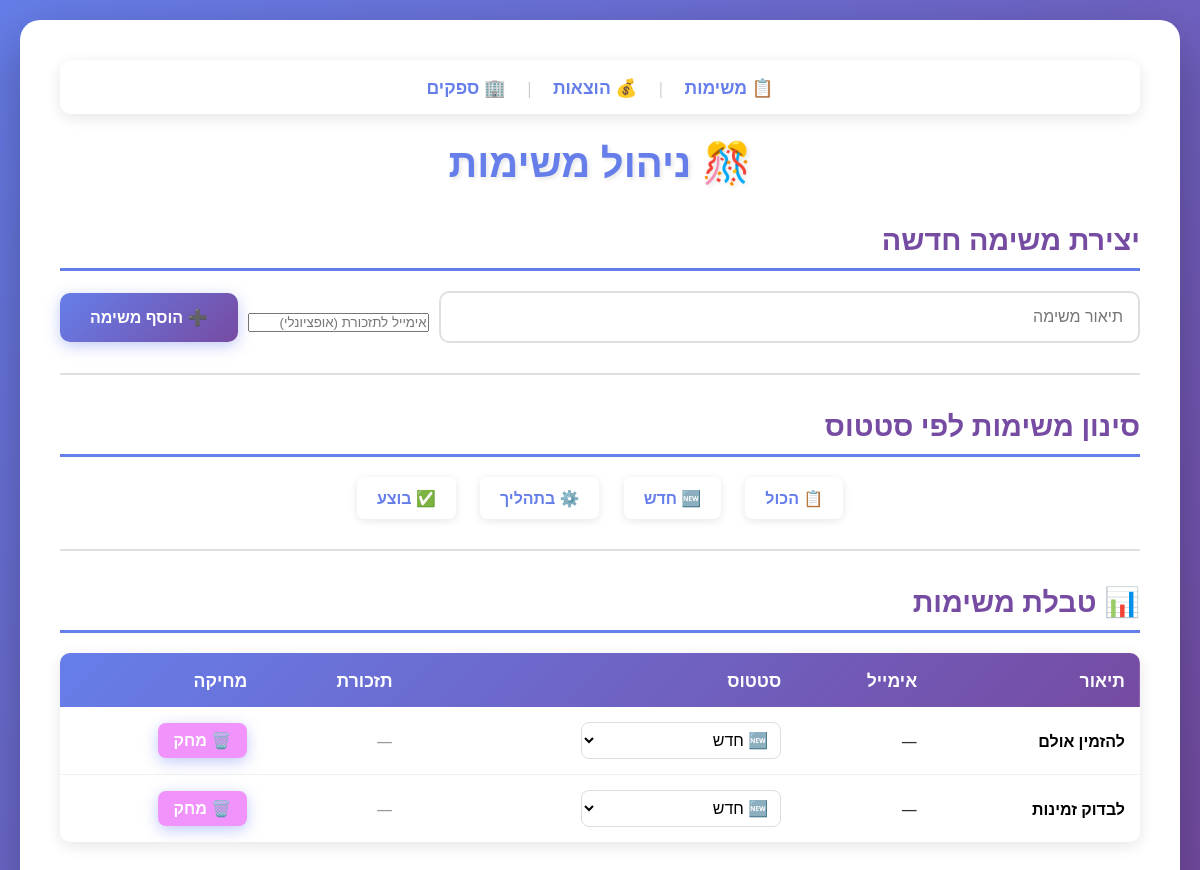
Page /tasks?status=חדש on the committed database.
### tables this page shows
CREATE TABLE tasks (
    id INTEGER PRIMARY KEY AUTOINCREMENT,
    title TEXT NOT NULL,
    status TEXT DEFAULT 'חדש'
, description TEXT, email TEXT);

### app.py (the view)
@app.route('/tasks')
def tasks():
    status_filter = request.args.get('status')
    conn = sqlite3.connect('database.db')
    conn.row_factory = sqlite3.Row
    c = conn.cursor()
    if status_filter:
        c.execute('SELECT * FROM tasks WHERE status = ?', (status_filter,))
    else:
        c.execute('SELECT * FROM tasks')
    tasks = c.fetchall()
    conn.close()
    return render_template('tasks.html', tasks=tasks)

### templates/tasks.html (shortened to what this page needs)
<!DOCTYPE html>
<html lang="he">
<head>
    <link rel="stylesheet" href="{{ url_for('static', filename='css/style.css') }}">
</head>
<body>
    <div class="container">
        <nav style="background: rgba(255,255,255,0.95); padding: 15px; border-radius: 12px; margin-bottom: 20px; text-align: center; box-shadow: 0 4px 15px rgba(0,0,0,0.1);">
            <a href="/tasks" style="margin: 0 15px; font-size: 1.1rem; text-decoration: none; color: #667eea; font-weight: bold; transition: all 0.3s;">📋 משימות</a>
            <span style="color: #ccc;">|</span>
            <a href="/budget" style="margin: 0 15px; font-size: 1.1rem; text-decoration: none; color: #667eea; transition: all 0.3s;">💰 הוצאות</a>
            <span style="color: #ccc;">|</span>
            <a href="/suppliers" style="margin: 0 15px; font-size: 1.1rem; text-decoration: none; color: #667eea; transition: all 0.3s;">🏢 ספקים</a>
        </nav>
        <h1>🎊 ניהול משימות</h1>
        <h2>יצירת משימה חדשה</h2>
        <form action="/tasks/create" method="post">
            <input type="text" name="description" placeholder="תיאור משימה" required>
            <input type="email" name="email" placeholder="אימייל לתזכורת (אופציונלי)" style="margin-top: 10px;">
            <button type="submit">➕ הוסף משימה</button>
        </form>
        <hr>
        <h2>סינון משימות לפי סטטוס</h2>
        <div style="text-align: center; margin: 20px 0;">
            <a href="/tasks" style="display: inline-block; margin: 0 10px; padding: 10px 20px; background: rgba(255,255,255,0.95); border-radius: 8px; text-decoration: none; color: #667eea; font-weight: bold; box-shadow: 0 2px 8px rgba(0,0,0,0.1);">📋 הכול</a>
            <a href="/tasks?status=חדש" style="display: inline-block; margin: 0 10px; padding: 10px 20px; background: rgba(255,255,255,0.95); border-radius: 8px; text-decoration: none; color: #667eea; font-weight: bold; box-shadow: 0 2px 8px rgba(0,0,0,0.1);">🆕 חדש</a>
            <a href="/tasks?status=בתהליך" style="display: inline-block; margin: 0 10px; padding: 10px 20px; background: rgba(255,255,255,0.95); border-radius: 8px; text-decoration: none; color: #667eea; font-weight: bold; box-shadow: 0 2px 8px rgba(0,0,0,0.1);">⚙️ בתהליך</a>
            <a href="/tasks?status=בוצע" style="display: inline-block; margin: 0 10px; padding: 10px 20px; background: rgba(255,255,255,0.95); border-radius: 8px; text-decoration: none; color: #667eea; font-weight: bold; box-shadow: 0 2px 8px rgba(0,0,0,0.1);">✅ בוצע</a>
        </div>
        <hr>
        <h2>📊 טבלת משימות</h2>
        {% if tasks %}
        <table>
            <thead>
                <tr>
                    <th>תיאור</th>
                    <th>אימייל</th>
                    <th>סטטוס</th>
                    <th>תזכורת</th>
                    <th>מחיקה</th>
                </tr>
            </thead>
            <tbody>
                {% for task in tasks %}
                <tr>
                    <td><strong style="color: black !important;">{{ task.description }}</strong></td>
                    <td>{{ task.email if task.email else '—' }}</td>
                    <td>
                        <form action="/tasks/status/{{ task.id }}" method="post" style="display: inline;">
                            <select name="new_status" onchange="this.form.submit()" style="padding: 8px; border-radius: 8px; border: 1px solid #ddd; background: white;">
                                <option value="חדש" {% if task.status == 'חדש' %}selected{% endif %}>🆕 חדש</option>
                            </select>
                        </form>
                    </td>
                    <td>
                        {% if task.email %}
                        <form action="/tasks/remind/{{ task.id }}" method="post" style="display: inline;">
                            <button type="submit" style="background: #4CAF50; border: none; padding: 8px 16px; border-radius: 8px; cursor: pointer; font-size: 1rem; color: white;">📧 שלח</button>
                        </form>
                        {% else %}
                        <span style="color: #999;">—</span>
                        {% endif %}
                    </td>
                    <td>
                        <form action="/tasks/delete/{{ task.id }}" method="post" style="display: inline;">
                            <button type="submit" style="background: #f093fb; border: none; padding: 8px 16px; border-radius: 8px; cursor: pointer; font-size: 1rem; color: white;">🗑️ מחק</button>
                        </form>
                    </td>
                </tr>
                {% endfor %}
            </tbody>
        </table>
        {% else %}
        <div class="empty-message">
            <p>📭 אין משימות עדיין. הוסף משימה ראשונה!</p>
        </div>
        {% endif %}
    </div>
</body>
</html>

### static/css/style.css (style rules this page uses)
* { margin: 0; padding: 0; box-sizing: border-box; }
body { font-family: 'Segoe UI', Tahoma, Geneva, Verdana, sans-serif; background: linear-gradient(135deg, #667eea 0%, #764ba2 100%); min-height: 100vh; padding: 20px; direction: rtl; }
.container { max-width: 1200px; margin: 0 auto; background: white; padding: 40px; border-radius: 20px; box-shadow: 0 20px 60px rgba(0, 0, 0, 0.3); animation: fadeIn 0.5s ease-in; }
h1 { color: #667eea; text-align: center; margin-bottom: 30px; font-size: 2.5rem; text-shadow: 2px 2px 4px rgba(0, 0, 0, 0.1); }
h2 { color: #764ba2; margin: 30px 0 20px 0; padding-bottom: 10px; border-bottom: 3px solid #667eea; font-size: 1.8rem; }
hr { border: none; border-top: 2px solid #e0e0e0; margin: 30px 0; }
form { margin: 20px 0; display: flex; gap: 10px; flex-wrap: wrap; align-items: center; }
input[type="text"], input[type="number"], select { flex: 1; min-width: 200px; padding: 15px; border: 2px solid #e0e0e0; border-radius: 10px; font-size: 1rem; transition: all 0.3s; }
button { padding: 15px 30px; background: linear-gradient(135deg, #667eea 0%, #764ba2 100%); color: white; border: none; border-radius: 10px; font-size: 1rem; font-weight: bold; cursor: pointer; transition: all 0.3s; box-shadow: 0 4px 15px rgba(102, 126, 234, 0.4); }
table { width: 100%; border-collapse: collapse; margin: 20px 0; background: white; border-radius: 10px; overflow: hidden; box-shadow: 0 4px 15px rgba(0, 0, 0, 0.1); }
thead { background: linear-gradient(135deg, #667eea 0%, #764ba2 100%); color: white; }
th { padding: 15px; text-align: right; font-weight: bold; font-size: 1.1rem; }
td { padding: 15px; border-bottom: 1px solid #f0f0f0; text-align: right; color: #333 !important; vertical-align: middle; }
td strong { color: #333 !important; font-size: 1rem; }
tr:last-child td { border-bottom: none; }
a { color: #667eea; text-decoration: none; font-weight: bold; transition: all 0.3s; }

### rows in the picture
tasks: description "להזמין אולם", email "—", new_status "🆕 חדש"
tasks: description "לבדוק זמינות", email "—", new_status "🆕 חדש"
